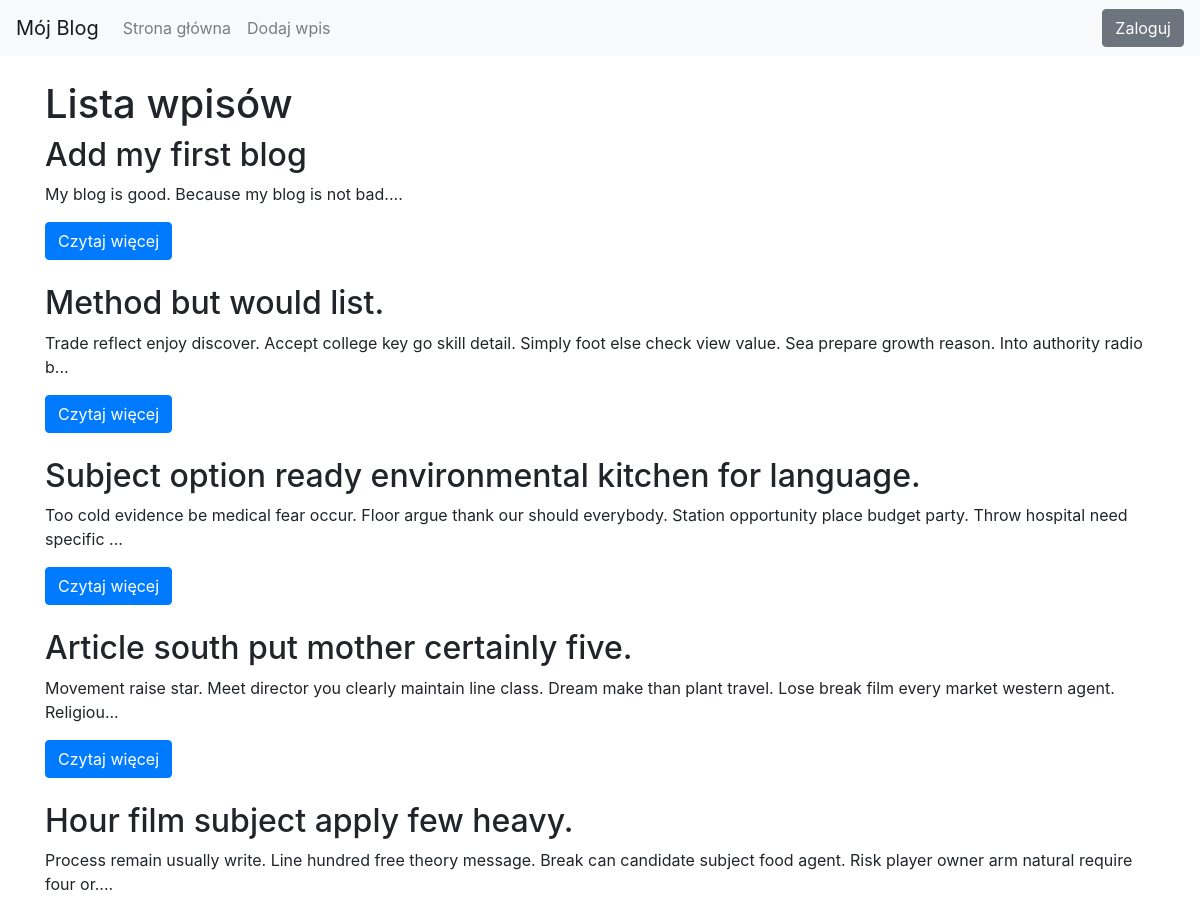
Before: / (upper part) with the older database file.
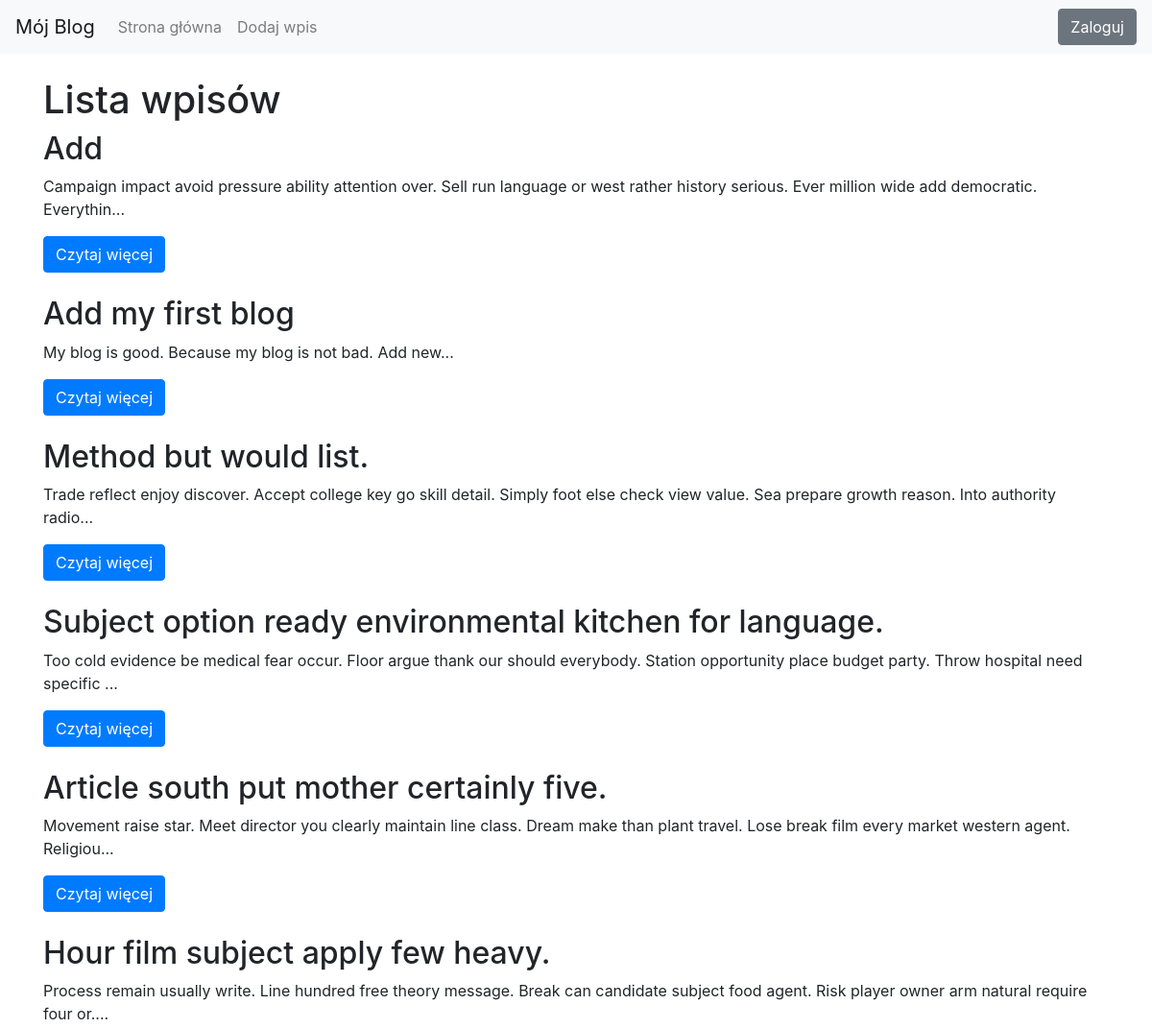
After: the same page with the newer database file.
### blog/models.py (models this page shows)
class Entry(db.Model):
    id = db.Column(db.Integer, primary_key=True)
    title = db.Column(db.String(80), nullable=False)
    body = db.Column(db.Text, nullable=False)
    pub_date = db.Column(db.DateTime, nullable=False, default=datetime.datetime.utcnow)
    is_published = db.Column(db.Boolean, default=False)

### blog/routes.py (the view)
@app.route("/")
def index():
    all_posts = Entry.query.filter_by(is_published=True).order_by(Entry.pub_date.desc())
    return render_template("homepage.html", all_posts=all_posts)

### blog/templates/homepage.html (shortened to what this page needs)
{% extends "base.html" %}
{% block content %}
<h1>Lista wpisów</h1>
{% for post in all_posts %}
<div class="post mb-4">
    <div class="d-flex justify-content-between align-items-center">
        <h2 class="d-inline-block">{{ post.title }}</h2>
    </div>
    <p>{{ post.body[:150] }}...</p>
    <a href="{{ url_for('index', entry_id=post.id) }}" class="btn btn-primary">Czytaj więcej</a>
</div>
{% endfor %}
{% endblock %}

### blog/templates/base.html (shortened to what this page needs)
<!DOCTYPE html>
<html lang="pl">
<head>
    <link rel="stylesheet" href="https://stackpath.bootstrapcdn.com/bootstrap/4.5.2/css/bootstrap.min.css">
    <link rel="stylesheet" href="https://cdnjs.cloudflare.com/ajax/libs/font-awesome/5.15.3/css/all.min.css">
</head>
<body>
    <nav class="navbar navbar-expand-lg navbar-light bg-light">
        <a class="navbar-brand" href="{{ url_for('index') }}">Mój Blog</a>
        <div class="collapse navbar-collapse" id="navbarNav">
            <ul class="navbar-nav">
                <li class="nav-item">
                    <a class="nav-link" href="{{ url_for('index') }}">Strona główna</a>
                </li>
                <li class="nav-item">
                    <a class="nav-link" href="{{ url_for('create_entry') }}">Dodaj wpis</a>
                </li>
            </ul>
            <ul class="navbar-nav ml-auto">
                {% if session.get('logged_in') %}
                  <form class="form-inline my-2 my-lg-0" action="{{ url_for('logout') }}" method="POST">
                    <button class="btn btn-secondary my-2 my-sm-0" type="submit">Wyloguj</button>
                  </form>
                {% else %}
                  <a href="{{ url_for('login') }}" class="btn btn-secondary my-2 my-lg-0">Zaloguj</a>
                {% endif %}
            </ul>
        </div>
    </nav>
    <div class="container mt-4">
        {% block content %}
        {% endblock %}
    </div>
</body>
</html>

Changed rows visible on the page:
added Entry: title "Add", body "Campaign impact avoid pressure ability attention over. Sell run language or west rather history serious. Ever million wide add democratic. Everythin"
changed Entry "Add my first blog": body "My blog is good. Because my blog is not bad." → "My blog is good. Because my blog is not bad. Add new"
changed Entry "Method but would list.": body "Trade reflect enjoy discover. Accept college key go skill detail. Simply foot else check view value. Sea prepare growth reason. Into authority radio b" → "Trade reflect enjoy discover. Accept college key go skill detail. Simply foot else check view value. Sea prepare growth reason. Into authority radio"
